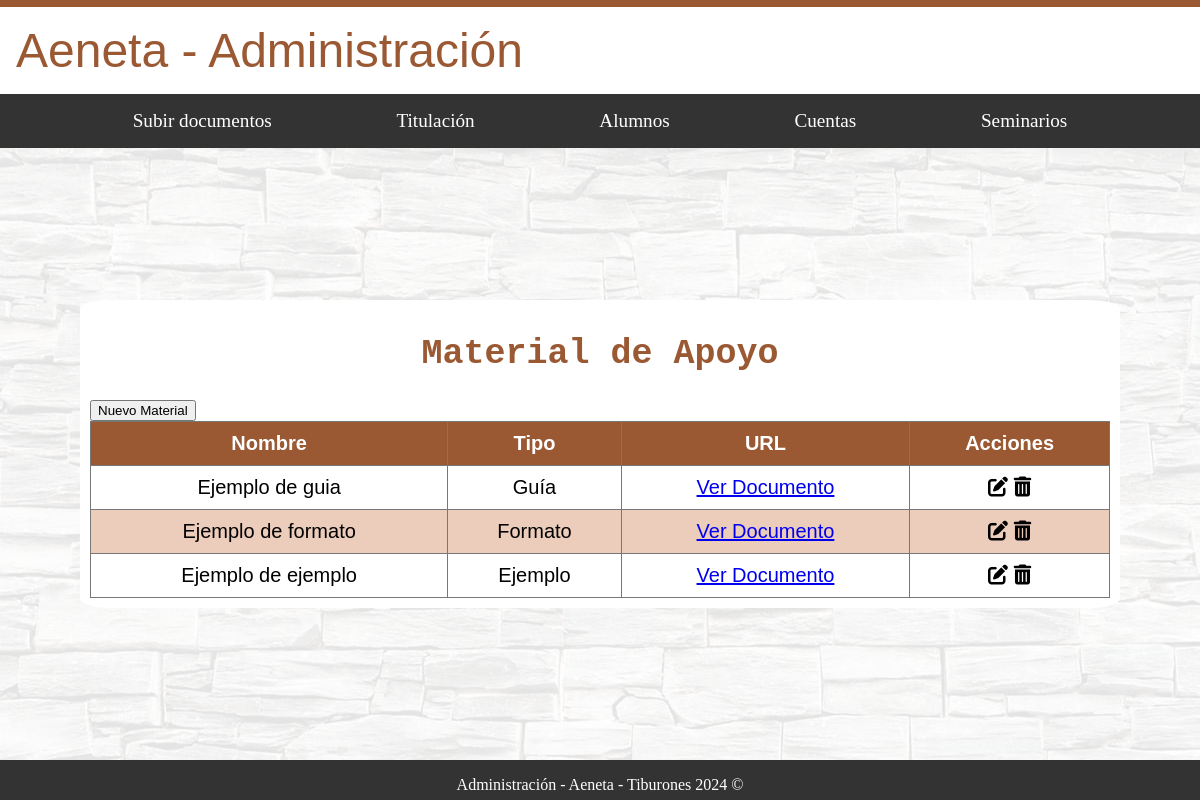
The page /administracion/alumnos/ (signed in) on the database its author committed.
### administracion/models.py (models this page shows, shortened)
class MaterialApoyo(models.Model):
    TIPO_CHOICES = [
        ('Guia', 'Guía'),
        ('Formato', 'Formato'),
        ('Ejemplo', 'Ejemplo'),
    ]
    tipo = models.CharField(max_length=20, choices=TIPO_CHOICES)
    nombre = models.CharField(max_length=255)
    url = models.URLField(max_length=200, blank=True, null=True)

### administracion/views.py (the view, shortened to what this page needs)
# urls.py: path('alumnos/', AdministracionAlumnos.as_view(), name='alumnos'),
class AdministracionAlumnos(AdminRequiredMixin, View):
    template_name = 'administracion/alumnos.html'
    def get(self, request):
        form = MaterialApoyoForm()
        materiales = MaterialApoyo.objects.all()
        return render(request, self.template_name, {'form': form, 'materiales': materiales})

### administracion/mixins.py (called while the page is built)
    def dispatch(self, request, *args, **kwargs):
        if not request.user.is_authenticated:
            return self.handle_no_permission()
        if not getattr(request.user, 'is_administrador', False):  # Usar getattr para manejar si el atributo no existe
            messages.error(request, 'No tienes permiso para ver esta página.')
            return redirect('nombre_de_la_url_por_defecto')
        return super().dispatch(request, *args, **kwargs)

### administracion/templates/administracion/alumnos.html (shortened to what this page needs)
{% extends "base_generic_Administracion.html" %}
{% load static %}
{% block content %}
<div id="fondo">
    <div class="contenedor_principal_a letra_texto">
        <h1 class="letra_titulos">Material de Apoyo</h1>
        <button id="nuevoMaterialBtn">Nuevo Material</button>
        <table>
            <thead>
                <tr>
                    <th>Nombre</th>
                    <th>Tipo</th>
                    <th>URL</th>
                    <th>Acciones</th>
                </tr>
            </thead>
            <tbody>
                {% for material in materiales %}
                <tr>
                    <td>{{ material.nombre }}</td>
                    <td>{{ material.tipo }}</td>
                    <td><a href="{{ material.url }}" target="_blank">Ver Documento</a></td>
                    <td>
                        <i class="fas fa-edit" onclick="editMaterial('{{ material.id }}', '{{ material.nombre }}', '{{ material.tipo }}', '{{ material.url }}')"></i>
                        <i class="fas fa-trash-alt" onclick="confirmDelete('{{ material.id }}')"></i>
                    </td>
                </tr>
                {% endfor %}
            </tbody>
        </table>
    </div>
</div>
{% endblock %}

### administracion/static/styles/home_administracion.css (style rules this page uses)
html { margin: 0; padding: 0; overflow-x: hidden; box-sizing: border-box; }
.header-flex-container, #fondo, footer { width: 100%; max-width: 100%; box-sizing: border-box; }
body { margin: 0; padding: 0; min-height: 100vh; display: flex; flex-direction: column; }
.header-flex-container, #fondo, footer { width: 100%; }
#fondo { position: relative; flex: 1; display: flex; flex-direction: column; justify-content: center; }
#fondo::before { content: ''; background-image: url('/static/image_admin/fondos_admin/Fondo.jpg'); opacity: 0.1; top: 0; left: 0; bottom: 0; right: 0; position: absolute; z-index: -1; }
.letra_titulos { font-family: monospace; color: #9A5933; font-size: 35px; text-align: center; }
.letra_texto { font-family: sans-serif; color: black; font-size: 20px; text-align: justify; }

### administracion/static/styles/subirDoc.css (style rules this page uses)
.letra_titulos { font-family: monospace; color: #9A5933; font-size: 35px; text-align: center; }
.letra_texto { font-family: sans-serif; color: black; font-size: 20px; text-align: justify; }

### administracion/static/styles/alumno.css (style rules this page uses)
.contenedor_principal_a { margin: auto; width: 85%; padding: 10px; background-color: white; border-radius: 3%; }
table { width: 100%; border-collapse: collapse; background-color: white; }
table th, table td { border: 1px solid #777777; padding: 10px; text-align: center; }
thead th { background-color: #9A5933; color: #fff; }
tbody tr:nth-child(even) { background-color: #ecccbb; }

### rows shown on the page
MaterialApoyo: nombre "Ejemplo de guia", tipo "Guía"
MaterialApoyo: nombre "Ejemplo de formato", tipo "Formato"
MaterialApoyo: nombre "Ejemplo de ejemplo", tipo "Ejemplo"
